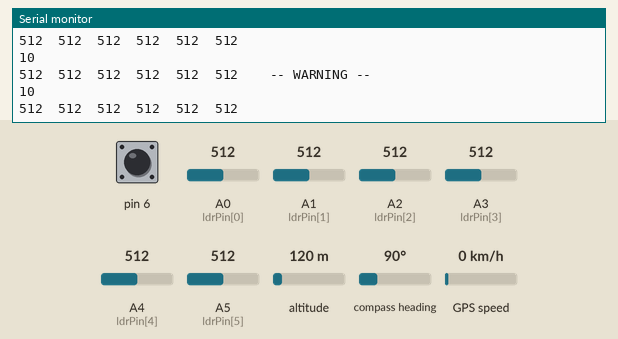
A sketch run on a simulated Arduino Uno, built with avr-gcc and run on an emulated ATmega328P. Parts: the last lines printed to the serial monitor. Inputs (shaded band) come from the test bench; at power-on: A0 (ldrPin[0]) = 512, A1 (ldrPin[1]) = 512, A2 (ldrPin[2]) = 512, A3 (ldrPin[3]) = 512, A4 (ldrPin[4]) = 512, pin 6 HIGH, A5 (ldrPin[5]) = 512, altitude 120 m, compass heading 90°, GPS speed 0 km/h. The GPS gets a fix after 3 s at 37.7749, -122.4194 with 8 satellites.

Above: at 1.2 s.
1.3 s: A0 (ldrPin[0]) set to 716
At 2.05 s:
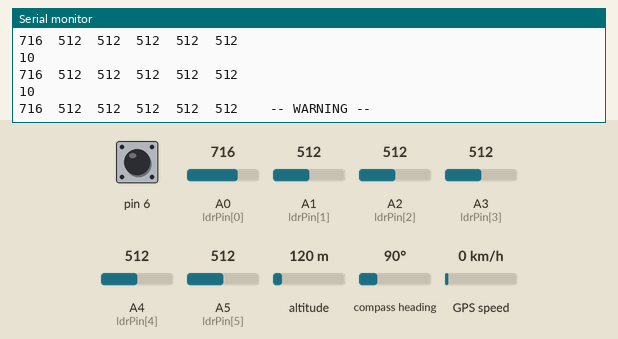
4.8 s: A1 (ldrPin[1]) set to 716
At 5.42 s:
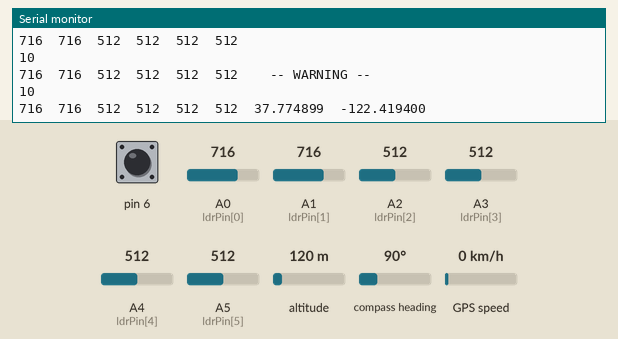
6.3 s: A2 (ldrPin[2]) set to 716
At 6.48 s:
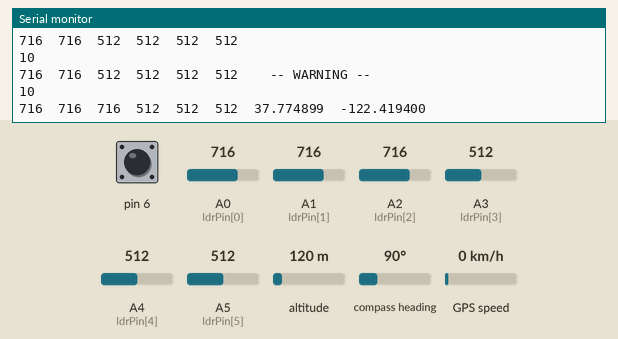
7.8 s: A3 (ldrPin[3]) set to 716
At 8.6 s:
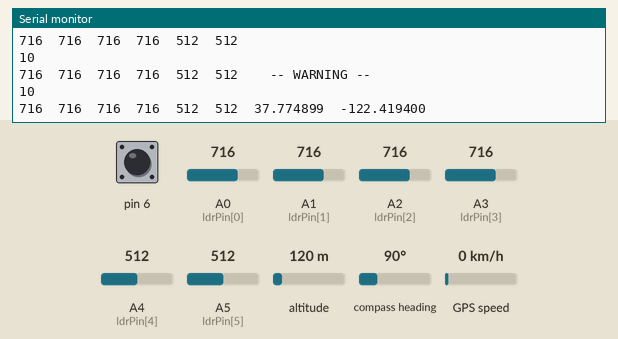
13.5 s: A4 (ldrPin[4]) set to 716
At 13.89 s:
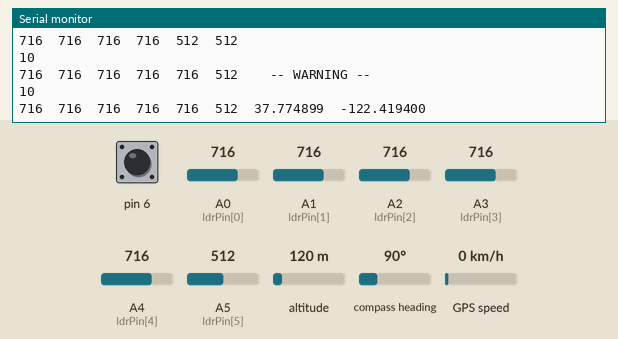

Measured:
- after the input at 1.3 s, the serial monitor: prints a new line after 0.18 s (image 1)
- after the input at 4.8 s, the serial monitor: prints a new line after 0.05 s (image 2)
- after the input at 6.3 s, the serial monitor: prints a new line at once (image 3)
- after the input at 7.8 s, the serial monitor: prints a new line at once (image 4)
- after the input at 13.5 s, the serial monitor: prints a new line at once (image 5)

The sketch:

bag_security.ino
```cpp
// "BAG SECURITY PROJECT"

// GENERAL LIB
#include <SoftwareSerial.h>
#include <CapacitiveSensor.h>
#include <TinyGPS++.h>

int readyFlag = 0;

// CS
CapacitiveSensor cs = CapacitiveSensor(7,6); // 1 megohm resistor between pins 7 & 6, pin 6 is sensor pin, add wire, foil
// LDR
int ldrPin[6] = {A0,A1,A2,A3,A4,A5}; // select the input pin for LDR
int ldrValue[6] = {0,0,0,0,0,0}; // variable to store the value coming from the sensor
int flag = 0;
int n = 0;
// GPS
SoftwareSerial GpsSs(4, 5); // The serial connection to the GPS device
TinyGPSPlus gps;  // The TinyGPS++ object
float latitude , longitude;
String lat_str , lng_str;

void setup() {
  Serial.begin(9600);

// CS
  cs.set_CS_AutocaL_Millis(0xFFFFFFFF); // turn off autocalibrate on channel 1 - just as an example
// GPS
  GpsSs.begin(9600);
}

void loop() {
// CS
  long total = cs.capacitiveSensor(30);
  Serial.println(total); // print sensor output

// LDR
  for(int a=0 ; a<=5 ; a++){
    ldrValue[a] = analogRead(ldrPin[a]); // read the value from the sensor
    Serial.print(ldrValue[a]); //prints the values coming from the sensor on the screen
    Serial.print("\t");
    if(ldrValue[a] > 25){
      flag++;
    }else if(ldrValue[a] > 45){
      flag = flag + 2;
    }
  }

  //perhitungan kondisi
  n++;
  if(n >= 5){
    if(flag >= 7){
      Serial.print("\t-- WARNING --");
    }
    flag = 0;
    n = 0;
  }

// GPS
  while (GpsSs.available() > 0){
    if (gps.encode(GpsSs.read())){
      if (gps.location.isValid()){
        latitude = gps.location.lat();
        lat_str = String(latitude , 6);
        longitude = gps.location.lng();
        lng_str = String(longitude , 6);

        Serial.print(lat_str);
        Serial.print("\t");
        Serial.println(lng_str);
        readyFlag = 1;
        break;
      }
    }
  }

  Serial.println();
  delay(200);
}

// REFERENCES
// https://www.instructables.com/id/Capacitive-Sensing-for-Dummies/
// https://circuitdigest.com/microcontroller-projects/interfacing-gps-with-nodemcu-esp12
```
